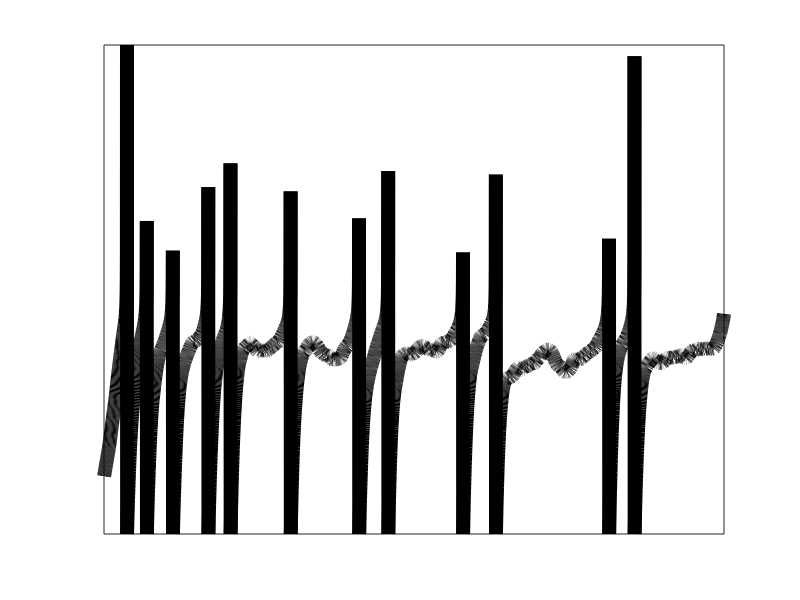
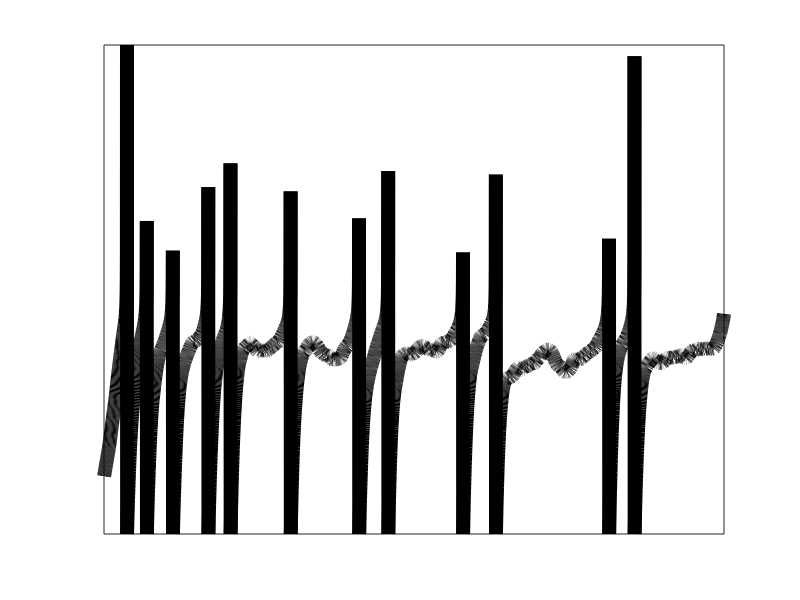

Write MATLAB code to recreate these figures, in order.


pool_options.num_cells = 1;
tmax = .1;
Rext = 15e3;
timestep = .02e-3;
num_timepoints = round(tmax / timestep) + 1; %same as numel(0:dt:Tmax)
Lext = Rext * timestep; %poisson lambda for noisy conductance

celltype.excit = true;
celltype.inhib = false;


W = 0;
W_Ex = W(:,celltype.excit);
W_In = W(:,celltype.inhib);

%set up simulation parameters
%--------------------------------------------------------------------------
%----cell basics---------------
Erev = 0; %reversal potential, excitatory
Irev = -70e-3; %reversal potential, inhibitory
Gg = 10e-9; %max conductance microSiemens
Tsyn_Ex = 50e-3; %excitatory gating time constant, ms
Tsyn_In = 10e-3; %inhibitory gating time constant, ms
El = -70e-3; %leak potential mV
Ek = -80e-3; %potassium potential mV
Vreset = -80e-3; %reset potential mV
Rm = 100e6; %resistance megaohms
Gl = 1/Rm; %leak conductance
Cm = 100e-12; %cell capacity picofarads
spike_thresh = 20e-3; %spike reset threshold (higher than Vth)
%----noisy input---------------
Tau_ext = NaN(pool_options.num_cells,1); %noisy conductance time constant, ms
Tau_ext(celltype.excit) = 3.5e-3; % was 2e-3
Tau_ext(celltype.inhib) = 2e-3; % was 5e-3
initGext = 10e-9; %noisy conductance initialization value, nano Siemens
deltaGext = 1e-9; %increase noisy conducrance, nano Siemens
Rext = 1540; %poisson spike train rate for noise, Hz
%----adaptation conductance----
Vth = -50e-3; %ALEIF spike threshold mV
delta_th = 2e-3; %max voltage threshold, mV  (deltaVth in equation)
Tsra = NaN(pool_options.num_cells,1);%adaptation conductance time constant, ms
Tsra(celltype.excit) = 25e-3; %excitatory
Tsra(celltype.inhib) = 25e-3; %inhibitory
detlaGsra = 12.5e-9; %increase adaptation conductance, nano Siemens
%----depression----------------
Pr = .1; %release probability
Td.fast = .3;%synaptic depression time constant, seconds (fast)
Td.slow = 10;%slow time constant
fD = .05; %availability factor: (max docked vessicles / max pooled vessicles)

%---membrane potential--------
V = zeros(pool_options.num_cells,1);
V = V + El;%inital value of membrane potential is leak potential
%---stimuli info--------------
%for trials, work out passing trial_stimuli indexed by trialidx to init_statevar()
%---noisy conductance---------
ext_inds.I = 1;
ext_inds.E = 2;
Gext_Ex = initGext + zeros(pool_options.num_cells,1); %initialize at leak conductance
Gext_In = initGext + zeros(pool_options.num_cells,1);
%---adaptation conductance----
Gsra = zeros(size(V));
%---gating & depression-------
Sg_Ex = zeros(sum(celltype.excit),1);
Sg_In = zeros(sum(celltype.inhib),1);
Dfast = ones(size(V)); %synaptic depression: fast
Dslow = ones(size(V)); %synaptic depression: slow
%---spikes--------------------
timepoint_counter = 1;

Vrec = NaN(pool_options.num_cells,num_timepoints-1);
Nspike = 0;

while timepoint_counter < num_timepoints
    
    timepoint_counter = timepoint_counter+1;
    
    WS_Ex = W_Ex*Sg_Ex;
    WS_In = W_In*Sg_In;
    
    E_diff = Erev-V;
    I_diff = Irev-V;
    I = E_diff.*WS_Ex.*Gg + I_diff.*WS_In.*Gg + Gext_Ex.*E_diff + Gext_In.*I_diff;
    dVdt = ((El - V + (delta_th.*exp((V - Vth)./delta_th)))./Rm) + (Gsra.*(Ek - V)) + I;
    V = ((dVdt./Cm) .* timestep) + V;
    
    Gext_Ex = Gext_Ex - (Gext_Ex./Tau_ext) .* timestep;%noisy conductance
    Gext_In = Gext_In - (Gext_In./Tau_ext) .* timestep;
    Gsra = Gsra - (Gsra./Tsra) .* timestep;%adaptation conductance
    Sg_Ex = Sg_Ex - (Sg_Ex./Tsyn_Ex) .* timestep;%synaptic gating
    Sg_In = Sg_In - (Sg_In./Tsyn_In) .* timestep;
    Ddiff = Dslow - Dfast;
    Dfast = Dfast + ((Ddiff ./ Td.fast) .* timestep);%fast syn. depression
    Dslow = Dslow + timestep .* ( ((1 - Dslow) ./ Td.slow) ...
        - fD.* (Ddiff ./ Td.fast)  ); %slow vessicle replacement
    
    spiking_cells = V > spike_thresh;
    if sum(spiking_cells) > 0
        Gsra(spiking_cells) = Gsra(spiking_cells) + detlaGsra; %adaptation conductance
        %synaptic gating, updates with Dfast vessicles
        Espike = spiking_cells(celltype.excit);
        Ispike = spiking_cells(celltype.inhib);
        Sg_Ex(Espike) = Sg_Ex(Espike) + (Pr.* Dfast(spiking_cells & celltype.excit).*(1-Sg_Ex(Espike)));
        Sg_In(Ispike) = Sg_In(Ispike) + (Pr.* Dfast(spiking_cells & celltype.inhib).*(1-Sg_In(Ispike)));
        %depression update (docked vessicles released)
        Dfast(spiking_cells) = Dfast(spiking_cells) - (Pr.* Dfast(spiking_cells));
        V(spiking_cells) = Vreset;
        Nspike = Nspike + 1;
    end
    
    
    
    
    %input spikes: noise & stimulus
    %---noisy spiking input from elsewhere
    ext_spikes = poissrnd(Lext,pool_options.num_cells,2);
    
    
    
    %update Gexternal. Don't have to index, they get an increase or zero
    Gext_Ex = Gext_Ex + deltaGext.*ext_spikes(:,ext_inds.E);
    Gext_In = Gext_In + deltaGext.*ext_spikes(:,ext_inds.I);
    
    
    Vrec(:,timepoint_counter) = V;
    
end

lnsz = 10;
lncol = 'k';

Hz = Nspike / tmax;
plot(Vrec,'LineWidth',lnsz,'Color',lncol); 
pl_info = sprintf('%i Hz for %.1fs',round(Hz),tmax);
fprintf('%s\n',pl_info)
fn = strrep(pl_info,'.','');
fn = strrep(fn,' ','_');
axis tight
set(gca,'TickLength',[0,0])
set(gca,'XTickLabel',{})
set(gca,'YTickLabel',{})
set(gcf,'Renderer','painters')
print(fn,'-dpng','-r600');
ax = gca;
exportgraphics(gca,[fn,'.png'],'Resolution',300) 
